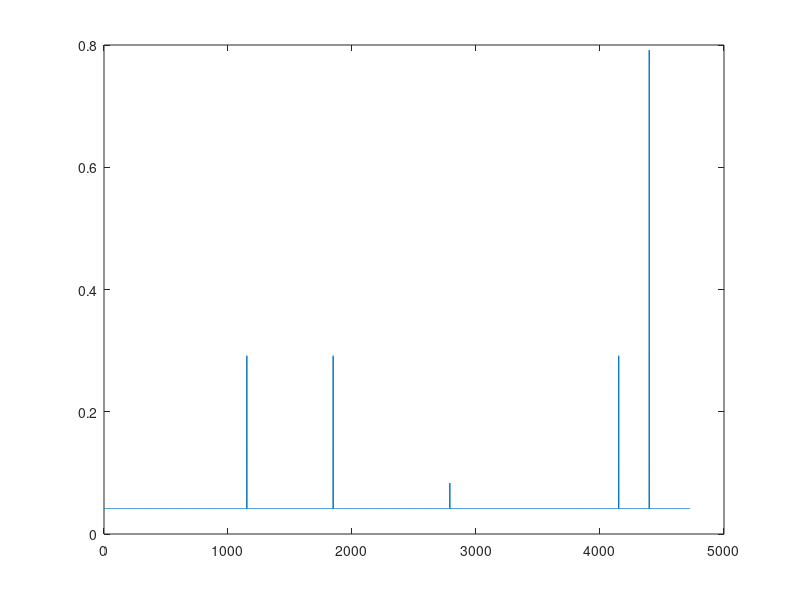
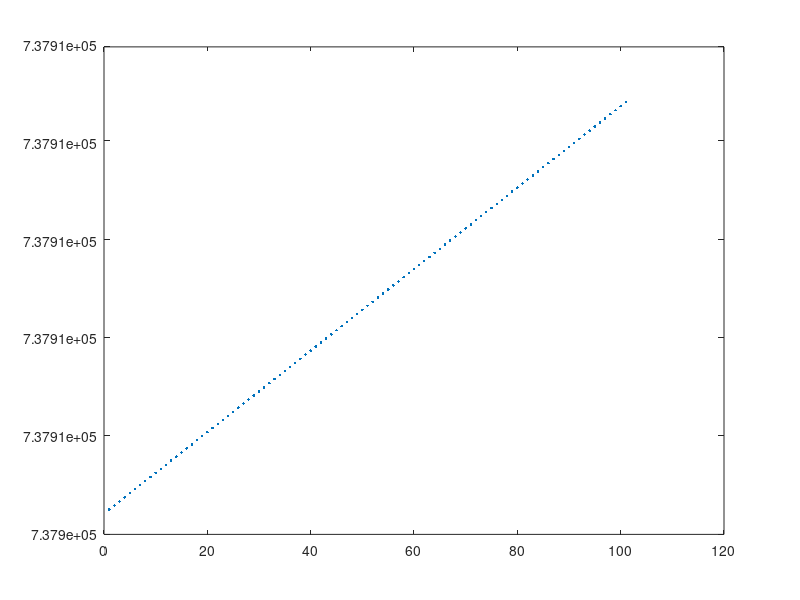

The MATLAB source for these figures, in order: (Note: this script raises an error after producing the figures.)
% animate_rectified_timex_waves_tides.m - Demo of a way to animage rectified images
clear
close all
% path to where I have put all of the timex images
ppath = 'D:/USGS/CACO01/timex/'
c1files = dir([ppath,'*.c1.timex.jpg'])
c2files = dir([ppath,'*.c2.timex.jpg'])

% weights for conversion to grayscale
w = [0.2989 .5870 .1140];
% RGB code for yellow
yellow = [253/255, 184/255, 19/255];

%% This section has been replaced with different data, loaded in the next
% section
%load wave data (dnwave and wavedata)
% column numbers in wavedata
% 1   2     3     4     5     6   7     8     9     10    11
%WDIR WSPD GST  WVHT   DPD   APD MWD   PRES  ATMP  WTMP  DEWP
%degT m/s  m/s     m   sec   sec degT   hPa  degC  degC  degC
%load 44018.mat

%load tide data (lat, lon, T, tid)
%load HoM_tides.mat
%%
load ADCIRC_all_HoM2.mat
figure(1); clf
plot(diff(TT))
print('fig1.png','-dpng')
figure(2); clf
plot(TT(2400:2500),'.')
print('fig2.png','-dpng')
% Alfredo fixed the file, so this is not needed
% % after some plotting and counting, I decided to clip out the retrograde part
% % (m stands for monotonic)
% TTm = [TT(1:2442) TT(2455:end)];
% % which also means we have do the same for the data 
% Hs20m = [Hs20(1:2442) Hs20(2455:end)];
% Tp20m = [Tp20(1:2442) Tp20(2455:end)];
% Wdir20m = [Wdir20(1:2442) Wdir20(2455:end)];
% zeta20m = [zeta20(1:2442) zeta20(2455:end)];
% 
% % make a test dateunum for interpolation
% dni = datenum('20-Mar-2020 10:30')
% Hsi = interp1(TTm,Hs20m,dni)

%%
% oname='CACO01_C1C2_';
% % % OutPut Directory
% odir= 'C:\crs\proj\2019_CACO_CoastCam\production'; % CRS

% Origin of local coord system
worldCoord='NAD83(2011) UTM Zone 19N (m)';
localOrigin = [ 410935  4655890]; % [ x y]
localAngle =[55]; % Degrees +CCW from Original World X

localFlagInput=1;
iz=0;
ixlim=[0 500];
iylim=[0 700];
idxdy=2;

ioeopath{1}= 'CACO01_C1_IOEOBest.mat';
ioeopath{2}= 'CACO01_C2_IOEOBest.mat';
for k=1:length(ioeopath)
    % Load Solution from C_singleExtrinsicSolution
    load(ioeopath{k})
    % Save IOEO into larger structure
    % Take First Solution (Can be altered if non-first frame imagery desired
    Extrinsics{k}=extrinsics(1,:);
    Intrinsics{k}=intrinsics;
end

% Rename IEEO to original EOIO name so names consistent
extrinsics=Extrinsics;
intrinsics=Intrinsics;
% load and assign extrinsics
for k=1:length(ioeopath)
    %  World Extrinsics
    extrinsics{k}=extrinsics{k};
    %  Local Extrinsics
    localExtrinsics{k} = localTransformExtrinsics(localOrigin,localAngle,1,extrinsics{k});
end

%  Create Equidistant Input Grid
[iX iY]=meshgrid([ixlim(1):idxdy:ixlim(2)],[iylim(1):idxdy:iylim(2)]);

%  Make Elevation Input Grid
iZ=iX*0+iz;

%  Assign Input Grid to Wolrd/Local, and rotate accordingly depending on
%  inputLocalFlag

% If World Entered
if localFlagInput==0
    % Assign World Grid as Input Grid
    X=iX;
    Y=iY;
    Z=iZ;
    
    % Assign local Grid as Rotated input Grid
    [ localX localY]=localTransformEquiGrid(localOrigin,localAngle,1,iX,iY);
    localZ=localX.*0+iz;
end

% If entered as Local
if localFlagInput==1
    % Assign local Grid as Input Grid
    localX=iX;
    localY=iY;
    localZ=iZ;
    
    % Assign world Grid as Rotated local Grid
    [ X Y]=localTransformEquiGrid(localOrigin,localAngle,0,iX,iY);
    Z=X*.0+iz;
end
%% Loop through all of the files and make list of those that meet criteria
% this takes a while, so think about the criteria you want
% set list count to zero
k=0;
% arrays that will hold some useful data
ilist = [];
tlist = [];
Hslist = [];
Tplist = [];
Wdirlist = [];
zetalist = []
slist = [];
alist = [];
% loop through the files, check criteria
for i=1:length(c1files)
    % grab the unix time from the file name
    epoch_str = c1files(i).name(1:10);
    epoch = str2num(epoch_str);
    
    % convert unix time into a datenum
    dn(i)=epoch2Matlab(epoch);
    datestr(dn(i))
    % load the image
    have_both = 0;
    im1 = imread( [ppath,c1files(i).name], 'jpg');
    try
        c2fn = [ppath,epoch_str,'.c2.timex.jpg']
        im2 = imread(c2fn, 'jpg');
        have_both = 1;
    catch
        fprintf(1,'No match for %s',epoch)
    end
    
    % convert to grayscale using the weight vectors above
    img = uint8(im1(:,:,1)*w(1) + im1(:,:,2)*w(2) + im1(:,:,3)*w(3));
    
    % average brightness
    a = mean(img(:));
    
    % estimate sharpness
    s = estimate_sharpness(double(img));
    
    % get interpolated water level
    zeta = interp1(TT,zeta20,dn(i));
    % wave data
    Hs = interp1(TT,Hs20,dn(i));
    Tp = interp1(TT,Tp20,dn(i));
    Wdir = interp1(TT,Wdir20,dn(i));
    
    % add image to list if meets criteria
    if(a>40 && s>0.8 && have_both && zeta > 1.2)
        k=k+1
        ilist(k)=i;     % list of indexes in file directory
        zetalist(k)=zeta; 
        Hslist(k)=Hs;
        Tplist(k)=Tp;
        Wdirlist(k)=Wdir;
        slist(k)=s;
        alist(k)=a;
    end
end
%%
% plot the data for times with images
figure(1); clf
plot(dn(ilist),Hslist,'.')
hold on
plot(dn(ilist),zetalist,'.')
datetick('x')
%%
jj = 0;
C= {};
dnc = [];
Hsc = [];
Tpc = [];
Wdirc = [];
zetac = [];
% loop through the selected files and find highest tide in every 20 files
for i=1:20:k
    jj=jj+1;
    % find the highest tide
    ilast = min(i+19,k);  % (prevent trying to read past entries in tlist)
    [M,j]=max(zetalist(i:ilast));
    fprintf(1,'j=%d, tide = %.1f\n',j,M)
    kk = ilist((i+j-1))
    
    % load the images
    im1 = imread( [ppath,c1files(kk).name], 'jpg');
    % need to use the time to find matching image...the index doesn't work
    epoch_str = c1files(kk).name(1:10);
    try
        c2fn = [ppath,epoch_str,'.c2.timex.jpg']
        im2 = imread(c2fn, 'jpg');
        have_both = 1
    catch
        disp(['No match for ',epoch])
    end
       
    I{1}=im1;
    I{2}=im2;
    
    % show the image
    [localIr]= imageRectifier_CRS(I,intrinsics,localExtrinsics,localX,localY,localZ,1);
    
    % make this a convenient size for digitizing - but keep the correct
    % width/height ratio
    truesize(gcf,[500, 700])
    
    % Digitize the coastline location by clicking, starting at north and
    % working south
    % finish w/ Enter
    % can also skip pic without digitizing by hitting Enter
    coastline = ginput;
    % save those digitized points in a cell array
    C{jj} = coastline;
    % and save the time, wave, and water-level conditons for that coastline
    dnc(jj)=dn(kk);
    Hsc(jj)=Hs20(kk);
    Tpc(jj)=Tp20(kk);
    Wdirc(jj)=Wdir20(kk);
    zetac(jj)=zeta20(kk);    
end
%% plot digitized data
figure(2); clf
% plot the shorelines
for i = 1:length(C)
    A = C{i};
    plot(A(:,1),A(:,2),'-')
    xlim([0, 200])
    ylim([0, 700])
    hold on
end
xlabel('Cross-shore distance (m)')
ylabel('Alongshore distance (m)')
title('Digitized Coastlines')
print('digitized_shorelines.png','-dpng')
%% interpolate in alongshore direction
yi = 60:2:400;
xi = NaN*ones(length(C),length(yi));
figure(3); clf
for i = 1:length(C)
    A=C{i};
    xi(i,:) = interp1(A(:,2),A(:,1),yi,'spline');
end

figure(3); clf
plot([110 160],[320 320],'--','color',[.7 .7 .7])
hold on
plot([110 160],[240 240],'--','color',[.7 .7 .7])
plot([110 160],[160 160],'--','color',[.7 .7 .7])
plot([110 160],[80 80],'--','color',[.7 .7 .7])

cmap = parula(length(C));
for i = 1:length(C)
    plot(xi(i,:),yi,'-','linewidth',2,'color',cmap(i,:))
    hold on
end
xlim([110 160])
h=colorbar;
h.Ticks = [0 1];
s1 = datestr(dnc(1),1)
s2 = datestr(dnc(length(C)),1)
h.TickLabels = [s1; s2]
xlabel('Cross-shore distance (m)')
ylabel('Alongshore distance (m)')
title('Interpolated Shorelines')
print('smoothed_shorelines.png','-dpng')
%% plot cross-shore shoreline location as a function of time
figure(4); clf
subplot(411)
i = find(yi==320);
plot(dnc,xi(:,i))
hold
plot(dnc,xi(:,i),'o')
grid on
ylim([120 160])
set(gca,'xticklabels',[])
text(.03,.9,'y=320','units','normalized');
title('Shoreline Position Over Time')

subplot(412)
i = find(yi==240);
plot(dnc,xi(:,i))
ylim([120 160])
set(gca,'xticklabels',[])
ylabel('Cross-shore Location (m)')
text(.03,.9,'y=240','units','normalized');

subplot(413)
i = find(yi==160);
plot(dnc,xi(:,i))
ylim([120 160])
set(gca,'xticklabels',[])
text(.03,.9,'y=160','units','normalized');

subplot(414)
i = find(yi==80);
plot(dnc,xi(:,i))
ylim([120 160])
text(.03,.9,'y=180','units','normalized');
datetick('x',6,'keeplimits','keepticks')
print('shoreline_time_series.png','-dpng')

